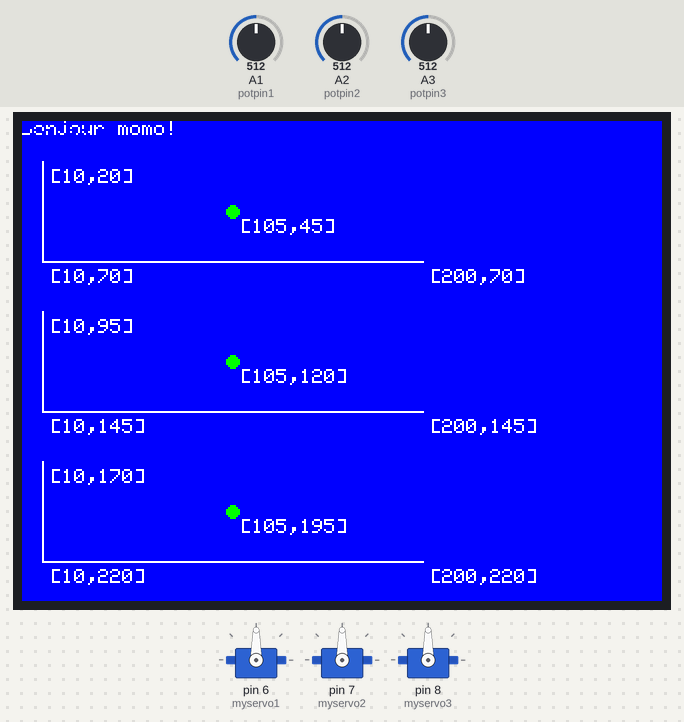
The sketch below on a simulated Arduino Mega 2560, built with avr-gcc and run on an emulated ATmega2560. Shown: 3 × servo, 320×240 colour display. The test bench sets the inputs (shaded band); at power-on: A3 (potpin3) = 512, A1 (potpin1) = 512, A2 (potpin2) = 512. What the sketch prints to the serial monitor is not drawn.

Above: at 1.4 s.
1.5 s: A3 (potpin3) set to 891
At 2.6 s:
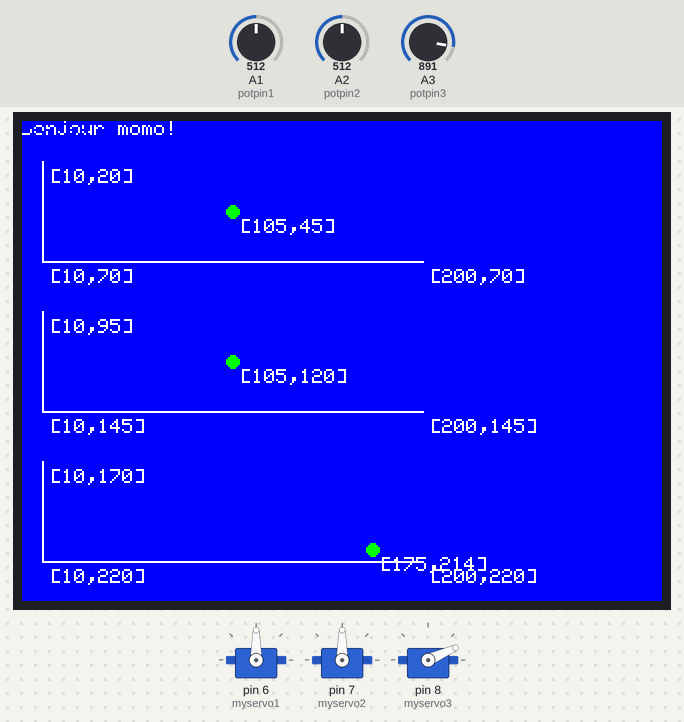
3.3 s: A3 (potpin3) set to 900
At 4.4 s:
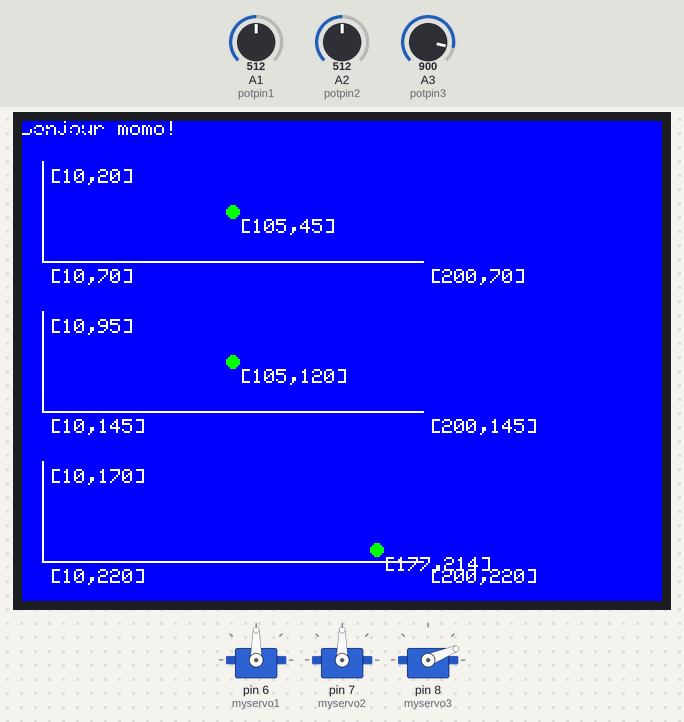
5.1 s: A1 (potpin1) set to 716
At 6.5 s:
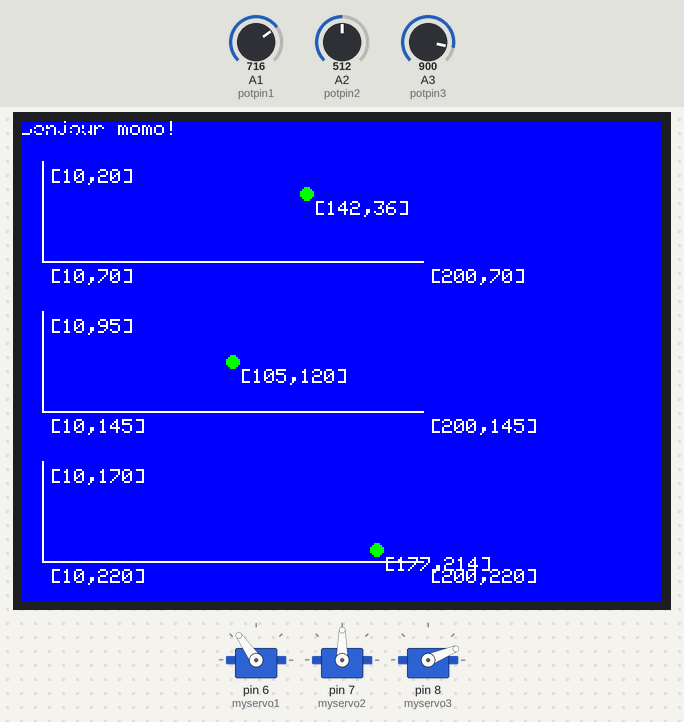
6.9 s: A2 (potpin2) set to 568
At 8.4 s:
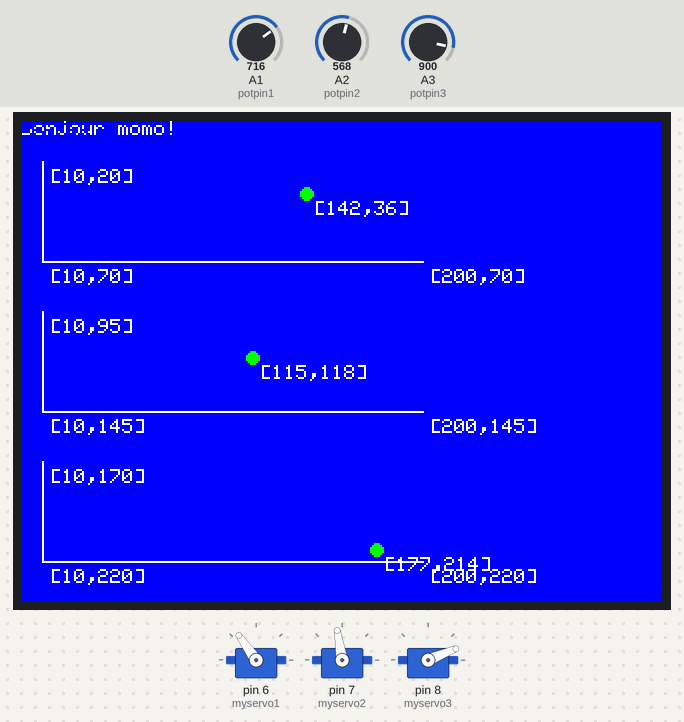
8.7 s: A2 (potpin2) set to 569
At 9.3 s:
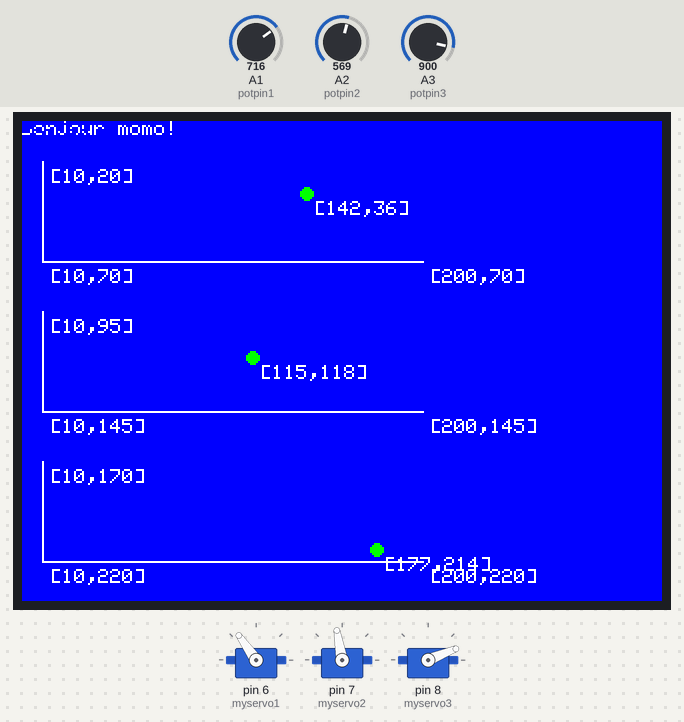
10.2 s: A1 (potpin1) set to 122
At 11.0 s:
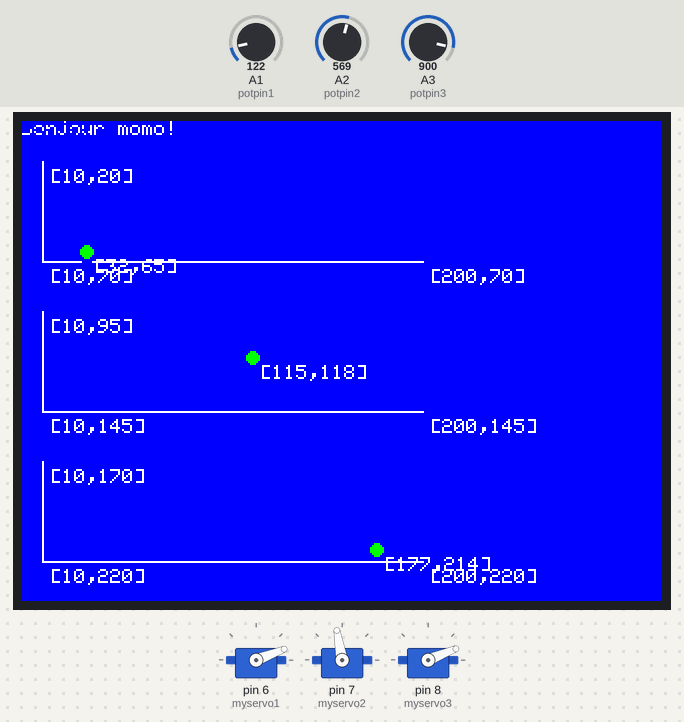
Timing chart, 0 to 13.2 s (numbered marks = the images above; inputs shaded):
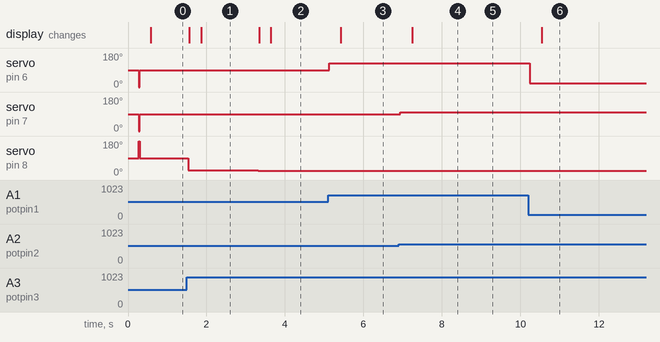

Measured:
- after the input at 1.5 s, servo on pin 8 (myservo3): 90° → 24° at once; the display: first changes after 0.06 s (image 1 shows a later state)
- after the input at 3.3 s, servo on pin 8 (myservo3): 24° → 22° at once; the display: first changes at once (image 2 shows a later state)
- after the input at 5.1 s, servo on pin 6 (myservo1): 90° → 125° at once; the display: changes after 0.33 s (image 3)
- after the input at 6.9 s, servo on pin 7 (myservo2): 90° → 99° at once; the display: changes after 0.35 s (image 4)
- after the input at 8.7 s, servo on pin 7 (myservo2): 99° → 100° at once
- after the input at 10.2 s, servo on pin 6 (myservo1): 125° → 21° at once; the display: changes after 0.35 s (image 6)

The sketch:

Knob_momo_06_melange_ecran_ILI9340_FC_2021_F.ino
```cpp
/*
  Controlling a servo position using a potentiometer (variable resistor)
  by Michal Rinott <http://people.interaction-ivrea.it/m.rinott>

  modified on 8 Nov 2013
  by Scott Fitzgerald
  http://www.arduino.cc/en/Tutorial/Knob
*/

#include <Servo.h>
#include "SPI.h"
#include "Adafruit_GFX.h"
#include "Adafruit_ILI9341.h"

#define TFT_DC 36
#define TFT_CS 38
#define TFT_MOSI MOSI
#define TFT_CLK SCK
#define TFT_MISO MISO
#define TFT_RST 32

#define SERIAL_MONITOR      0
#define ADC                 1
#define SERVO               2
#define GRAPHIC             3
#define SYSTEME_CARTESIENE  4
#define NOTHING_TO_DO       10

// Use hardware SPI (on Uno, #13, #12, #11) and the above for CS/DC
Adafruit_ILI9341 tft = Adafruit_ILI9341(TFT_CS, TFT_DC);

void plotter(int graph, int l_xp1, int l_yp1, int l_xp2, int l_yp2, int l_xp3, int l_yp3, int l_valp, int l_vals);

Servo myservo1;  // create servo object to control a servo
Servo myservo2;
Servo myservo3;

int potpin1 = A1;  // analog pin used to connect the potentiometer
int potpin2 = A2;
int potpin3 = A3;
int val1p, val2p, val3p;  // variable to read the value from the analog pin
int val1s, val2s, val3s;
int val1_aux, val2_aux, val3_aux;
static int continuer;

void setup() {
  //  Serial2.begin(115200);
  Serial.begin(9600);
  //Serial.begin(9600);
  myservo1.attach(6);  // attaches the servo on pin 9 to the servo object
  myservo2.attach(7);
  myservo3.attach(8);

  tft.begin();
  uint8_t x = tft.readcommand8(ILI9341_RDMODE);
  Serial.print("Display Power Mode: 0x"); Serial.println(x, HEX);
  x = tft.readcommand8(ILI9341_RDMADCTL);
  Serial.print("MADCTL Mode: 0x"); Serial.println(x, HEX);
  x = tft.readcommand8(ILI9341_RDPIXFMT);
  Serial.print("Pixel Format: 0x"); Serial.println(x, HEX);
  x = tft.readcommand8(ILI9341_RDIMGFMT);
  Serial.print("Image Format: 0x"); Serial.println(x, HEX);
  x = tft.readcommand8(ILI9341_RDSELFDIAG);
  Serial.print("Self Diagnostic: 0x"); Serial.println(x, HEX);

  tft.fillScreen(ILI9341_BLUE);
  tft.setRotation(3);
  tft.setCursor(0, 0);
  tft.setTextColor(ILI9341_WHITE);  tft.setTextSize(1);
  tft.println("Bonjour momo!");

}

void loop() {
  int
  x1 = 0,
  y1 = 0,
  x2 = 0,
  y2 = 0,
  x3 = 0,
  y3 = 0;
  static int
  x1_old = 0,
  y1_old = 0,
  x2_old = 0,
  y2_old = 0,
  x3_old = 0,
  y3_old = 0;
  int
  org_x = 10,
  org_y = 20,
  longeur_axe_x=200,
  longeur_axe_y=50,
  dist_y=25;
  int
  xp1 = org_x,                yp1 = org_y+longeur_axe_y,
  xp2 = org_x,                yp2 = org_y,
  xp3 = longeur_axe_x,        yp3 = org_y+longeur_axe_y,

  xp4 = org_x,                yp4 = yp3+longeur_axe_y+dist_y,
  xp5 = org_x,                yp5 = yp3+dist_y,
  xp6 = longeur_axe_x,        yp6 = yp3+longeur_axe_y+dist_y,

  xp7 = org_x,                yp7 = yp6+longeur_axe_y+dist_y,
  xp8 = org_x,                yp8 = yp6+dist_y,
  xp9 = longeur_axe_x,        yp9 = yp6+longeur_axe_y+dist_y;

  static int token = NOTHING_TO_DO;

  static unsigned long previus_Millis_SERIAL_MONITOR = 0;
  static unsigned long previus_Millis_ADC = 0;
  static unsigned long previus_Millis_SERVO = 0;
  static unsigned long previus_Millis_GRAPHIC = 0;

  const long interval_SERIAL_MONITOR = 60;
  const long interval_ADC = 5;
  const long interval_SERVO = 20;
  const long interval_GRAPHIC = 20;

  unsigned long currentMillis = millis();

  if (currentMillis - previus_Millis_SERIAL_MONITOR   >= interval_SERIAL_MONITOR)       token = SERIAL_MONITOR;
  if (currentMillis - previus_Millis_ADC              >= interval_ADC)                  token = ADC;
  if (currentMillis - previus_Millis_SERVO            >= interval_SERVO)                token = SERVO;
  if (currentMillis - previus_Millis_GRAPHIC          >= interval_GRAPHIC)              token = GRAPHIC;

  switch (token)
  {
    case SERIAL_MONITOR:
      {
        Serial.print("min:");
        Serial.print(0);
        Serial.print(" s1:");
        Serial.print((int)val1s);
        Serial.print(" s2:");
        Serial.print((int)val2s);
        Serial.print(" s3:");
        Serial.print((int)val3s);
        Serial.print(" max:");
        Serial.println(180);
        previus_Millis_SERIAL_MONITOR = millis();
        token = NOTHING_TO_DO;
      } break;

    case ADC:
      {
        val1p = analogRead(potpin1);
        val2p = analogRead(potpin2);
        val3p = analogRead(potpin3);
        previus_Millis_ADC = millis();
        token = NOTHING_TO_DO;
      } break;


    case SERVO:
      {
        val1s = map(val1p, 0, 1023, 0, 180);
        val2s = map(val2p, 0, 1023, 0, 180);
        val3s = map(val3p, 0, 1023, 180, 0);
        myservo1.write(val1s);
        myservo2.write(val2s);
        myservo3.write(val3s);
        previus_Millis_SERVO = millis();
        token = NOTHING_TO_DO;
      } break;

    case GRAPHIC:
      {
        static int gr=0;
        //plotter(int graph, int l_xp1,int l_yp1,int l_xp2,int l_yp2,int l_xp3,int l_yp3, int l_valp, int l_vals)
        switch(gr)
        {
          case 0:
          {
            plotter(1, xp1, yp1, xp2, yp2, xp3, yp3, val1p, val1s);
            gr++;
          }break;
          case 1:
          {
            plotter(2, xp4, yp4, xp5, yp5, xp6, yp6, val2p, val2s);
            gr++;
          }break;
          case 2:
          {
            plotter(3, xp7, yp7, xp8, yp8, xp9, yp9, val3p, val3s);
            gr=0;
          }break;
        }

        previus_Millis_GRAPHIC = millis();
        token = NOTHING_TO_DO;
      } break;


    case NOTHING_TO_DO:
      {

      } break;

    default:
      {

      } break;
  }

}

void plotter(int graph, int l_xp1, int l_yp1, int l_xp2, int l_yp2, int l_xp3, int l_yp3, int l_valp, int l_vals)
{
  static int x1_old[4] = {0, 0, 0, 0};
  static int y1_old[4] = {0, 0, 0, 0};
  int l_x1, l_y1;
  int l_offset=4;

  tft.setTextSize(1);

  tft.drawLine(l_xp2, l_yp2, l_xp1, l_yp1, ILI9341_WHITE);
  tft.drawLine(l_xp1, l_yp1, l_xp3, l_yp3, ILI9341_WHITE);
  l_x1 = map(l_valp, 0, 1023, l_xp1, l_xp3);
  l_y1 = map(l_vals, 0, 180, l_yp1, l_yp2);
  tft.setTextColor(ILI9341_BLUE);
  tft.setCursor(x1_old[graph]+l_offset,  y1_old[graph]+l_offset);
  tft.print("[");   tft.print(x1_old[graph]); tft.print(",");  tft.print(y1_old[graph]);  tft.print("]");
  tft.fillCircle(x1_old[graph], y1_old[graph], 5, ILI9341_BLUE);

  tft.setTextColor(ILI9341_WHITE);
  tft.setCursor(l_x1+l_offset,  l_y1+l_offset);  tft.print("[");   tft.print(l_x1); tft.print(",");  tft.print(l_y1);  tft.print("]");
  tft.fillCircle(l_x1,            l_y1,            3, ILI9341_GREEN);

  tft.setCursor(l_xp1+l_offset,l_yp1+l_offset);  tft.print("[");   tft.print(l_xp1); tft.print(",");  tft.print(l_yp1);  tft.print("]");
  tft.setCursor(l_xp2+l_offset,l_yp2+l_offset);  tft.print("[");   tft.print(l_xp2); tft.print(",");  tft.print(l_yp2);  tft.print("]");
  tft.setCursor(l_xp3+l_offset,l_yp3+l_offset);  tft.print("[");   tft.print(l_xp3); tft.print(",");  tft.print(l_yp3);  tft.print("]");

  x1_old[graph] = l_x1;
  y1_old[graph] = l_y1;
}
```
